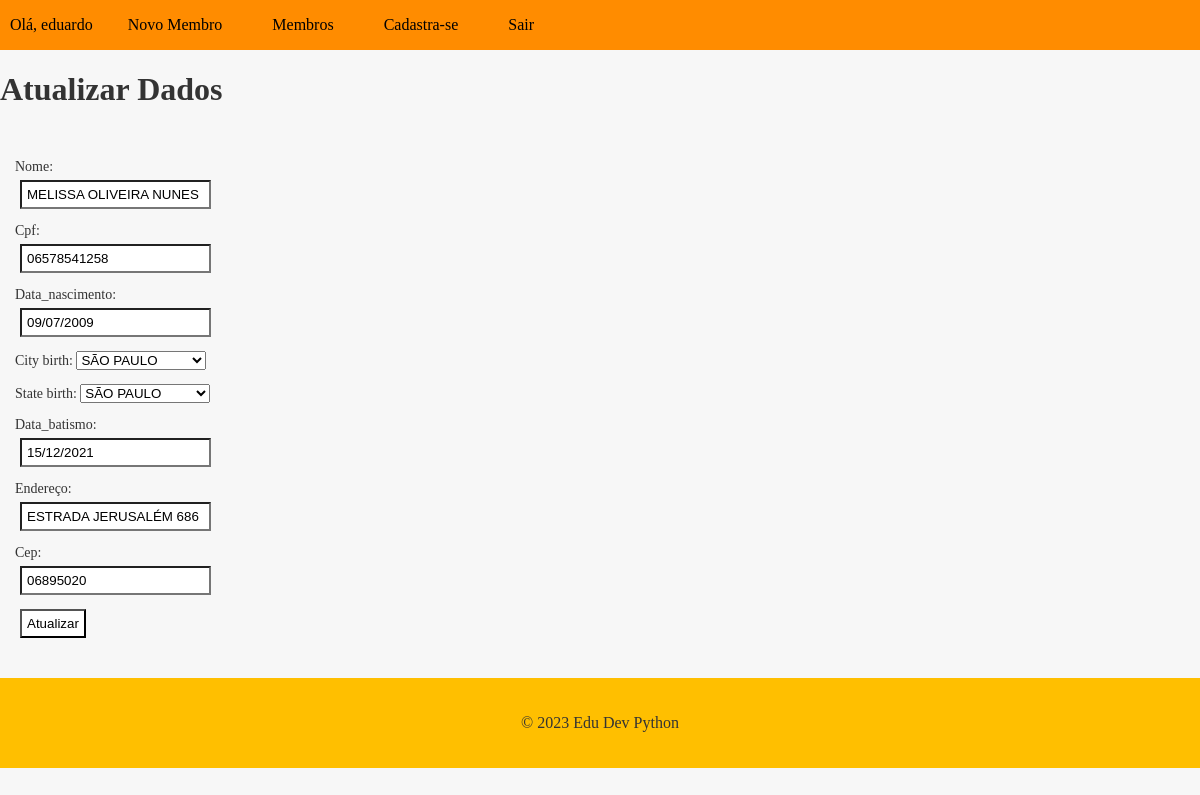
Page /member/28/update (signed in) on the committed database.
### cadmember/models.py (models this page shows, shortened)
class Member(models.Model):
    id = models.AutoField(primary_key=True)
    name = models.CharField(max_length=200, blank=False, null=False, verbose_name='nome')
    cpf = models.CharField(max_length=11, blank=False, null=True, verbose_name="cpf")
    date_birth = models.DateField(null=False, blank=False, verbose_name='data_nascimento',default=" ")
    city_birth = models.ForeignKey(City, on_delete=models.PROTECT, related_name= 'cidade_nascimento', null=True)
    state_birth = models.ForeignKey(State, on_delete=models.PROTECT, related_name= "estado_nascimento", null= True)
    date_baptism = models.DateField(null=False, blank=False, verbose_name='data_batismo')
    address = models.CharField(max_length=200, blank=False, null=False, verbose_name='endereço')
    cep = models.CharField(max_length=8, blank=False, null=False, verbose_name='cep')

### cadmember/views.py (the view)
# urls.py: path('member/<int:pk>/update',MemberUpdateView.as_view(), name='member_update'),
@method_decorator(login_required(login_url='login'), name='dispatch')
class MemberUpdateView(UpdateView):
     model = Member
     form_class = MemberForm
     template_name = 'member_update.html'
     success_url = '/members/'

### cadmember/forms.py (shortened to what this page needs)
class MemberForm(forms.ModelForm):
    class Meta:
        model = Member
        fields = '__all__'

### cadmember/models.py (called while the page is built)
    def __str__(self):
        return self.city

    def __str__(self):
        return self.state

### cadmember/templates/member_update.html (shortened to what this page needs)
{% extends "base.html" %}
{% block content %}
    <h1>Atualizar Dados</h1>
    <form method="post">
        {{ form.as_p }}
        <input type="submit" value="Atualizar">
    </form>
{% endblock content %}

### app/templates/base.html (shortened to what this page needs)
{% load static %}
<!DOCTYPE html>
<html lang="en">
<head>
  <link rel="stylesheet" href="{% static 'css/base.css' %}">
</head>
<body>
  <header>
    <nav>
     <ul>
        {% if user.is_authenticated%}
        <li>Olá, {{user.username }}</li>
        <li><a href="{% url 'new_member' %}">Novo Membro</a></li>
        <li><a href="{% url 'members_list' %}">Membros</a></li>
        <li><a href="{% url 'register' %}">Cadastra-se</a></li>
        {% endif%}
        {% if user.is_authenticated %}
        <li><a href="{% url 'logout' %}">Sair</a></li>
        {% endif %}
      </ul>
    </nav>
  </header>
  <main>
    {% block content %}
    {% endblock %}
  </main>
  <footer>
    <p>&copy; 2023 Edu Dev Python</p>
  </footer>
</body>
</html>

### static/css/base.css (style rules this page uses)
body { background-color: #f7f7f7; color: #333; margin: 0; padding: 0; }
header { background-color: #0096c7; color: #000000; text-align: center; }
footer { background-color: #ffbf00; color: #333; padding: 20px; text-align: center; }
nav { background-color: #ff8c00; color: #000000; height: 50px; display: flex; justify-content: space-between; align-items: center; }
nav ul { list-style: none; margin: 0; padding: 0; display: flex; }
nav ul li { margin: 0 10px; }
nav ul li a { color: #000000; text-decoration: none; font-size: 16px; padding: 15px; transition: all 0.3s ease; }
form { padding: 15px; font-size: 14px; margin-bottom: 20px; margin-top: 5px; border-radius: 4px; transition: all linear 160ms; outline: none; }
input { display: flex; padding: 5px; margin: 5px; flex-direction: column; background-color: #fff; gap: 5px; }

### rows in the picture
Member: name "MELISSA OLIVEIRA NUNES", cpf "06578541258", date_birth "09/07/2009", city_birth "SÃO PAULO", state_birth "SÃO PAULO", date_baptism "15/12/2021", address "ESTRADA JERUSALÉM 686", cep "06895020"

### other values in the picture
{{ user.username }} "eduardo"
